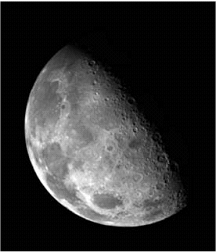
#> input picture Aula04_Lab/img/Laboratorio_4_1.tif, 216 x 252 px, found by its file name
$ python Q_03.py
#> lines starting #> are read from the running program, lines starting #| are printed output that depends on the picture
"""
Questão 03:
Carregue a mesma imagem do exercício anterior e apresente sua versão filtrada com o Filtro da Mediana.
Utilize uma janela de dimensão 5x5.
(Sugestão: utilize a função: ndimage.median_filter(I, size=5, mode='constant', cval=0.0))
"""

# Imports
import numpy as np
from matplotlib import pyplot as plt
from scipy import ndimage
from skimage import io

# Carregando a imagem
image = io.imread('./img/Laboratorio_4_1.tif', as_gray=True)
#> image is the input picture: shape (252, 216); min 0, max 255, mean 48.1

# Aplicando o filto da medianda
Imgfilt = ndimage.median_filter(image, size=5, cval=0.0)
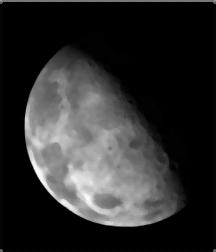
#> Imgfilt: shape (252, 216); min 0, max 249, mean 45.3

# Mostrando a imagem original e sua versão filtrada
fig, axes = plt.subplots(nrows=1, ncols=2, figsize=(10, 6))
ax = axes.ravel()
ax[0].imshow(image, cmap='gray')
ax[0].set_title('Original')
ax[1].imshow(Imgfilt, cmap='gray')
ax[1].set_title('Filtro da mediana')

plt.tight_layout()  # Ajuste automático no espaçamento entre subplots
plt.show()  # Exibindo todas as imagens criadas.
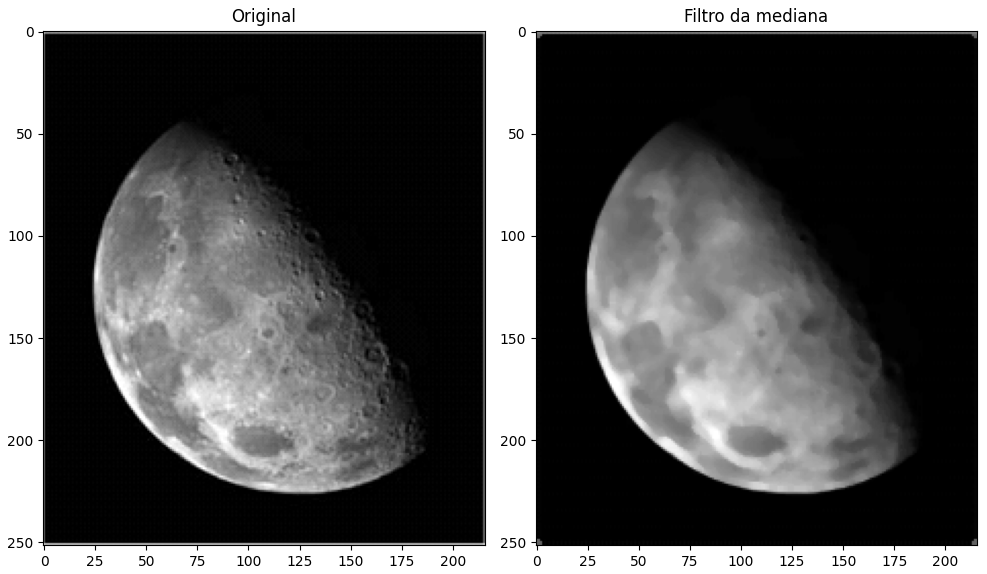
#> figure drawn by matplotlib, 2 panels

$ run again, with Aula04_Lab/img/Laboratorio_4_2.jpg saved as Aula04_Lab/img/Laboratorio_4_1.tif
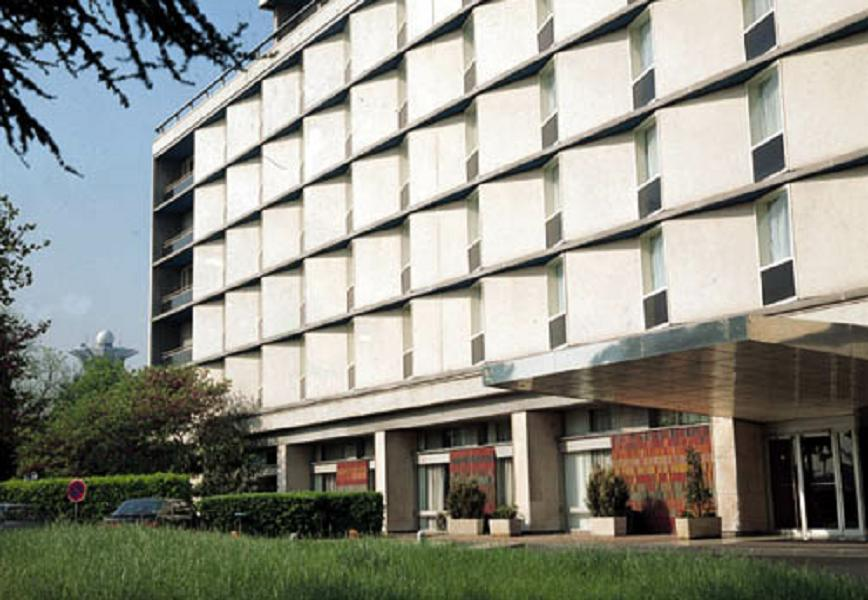
#> input picture Aula04_Lab/img/Laboratorio_4_2.jpg, 868 x 600 px, found by its file name
#> `image = io.imread('./img/Laboratorio_4_1.tif', as_gray=True)`:
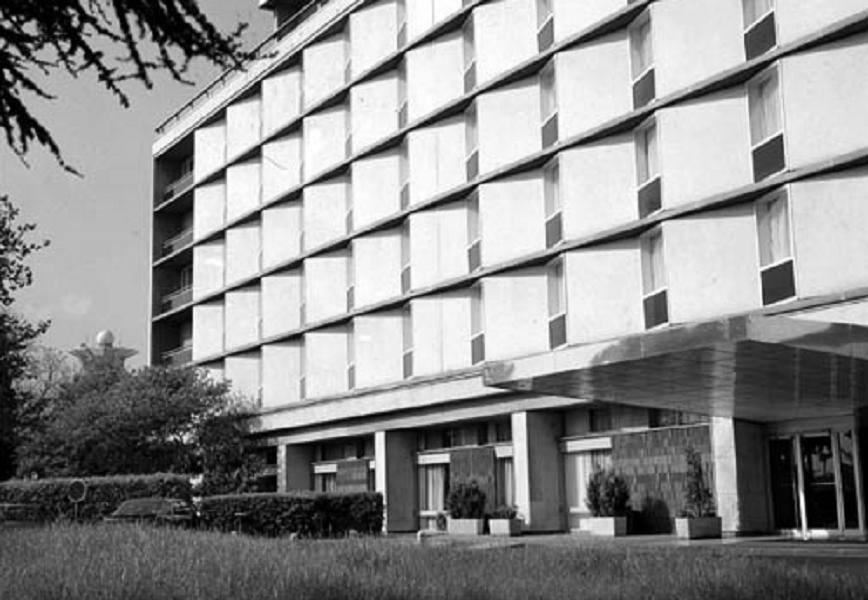
#> image: shape (600, 868) float64; min 0, max 1, mean 0.56
#> `plt.show()`:
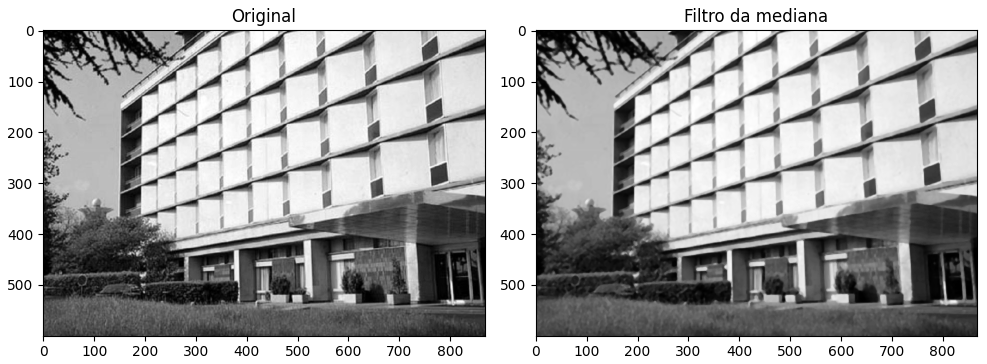
#> figure drawn by matplotlib, 2 panels
